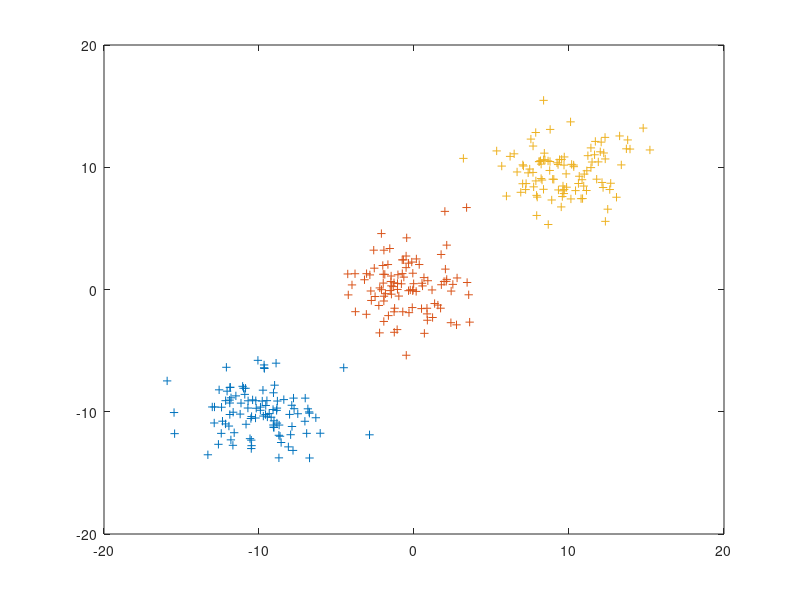

Write MATLAB code to recreate this figure. (Note: this script raises an error after producing the figure.)
%%
clear 
clc 
close all
%% generate data for 3 classes
x=[];
y=[];

figure(1)
i=1;
for mu=[-10 0 10]
mu1=[mu,mu];
sigma1 = [4 0; 0 3];
R = mvnrnd(mu1,sigma1,100);
plot(R(:,1),R(:,2),'+')
hold on

x=[x;R];
y0=zeros(100,3);
y0(:,i)=1;
y=[y;y0];
i=i+1;
end
axis([-20 20 -20 20])
x=[ones(size(x,1),1) x];

%% regression, middle set is mask by the other
b=pinv(x)*y;
% y_hat=x*b;
% % figure(2)
% % plot(y_hat,'-.');
figure(3)
fcontour(@(x,y)myfun(x,y,b),[-20,20],'-k','MeshDensity',400,'fill','on')
%% LDA
%mean
m1 = mean(x(1:100,2:3));
m2 = mean(x(101:200,2:3));
m3 = mean(x(201:300,2:3));
% s
s1= (x(1:100,2:3)-repmat(m1,100,1))'*(x(1:100,2:3)-repmat(m1,100,1));
s2= (x(101:200,2:3)-repmat(m2,100,1))'*(x(101:200,2:3)-repmat(m2,100,1));
s3= (x(201:300,2:3)-repmat(m3,100,1))'*(x(201:300,2:3)-repmat(m3,100,1));
s=(s1+s2+s3)/(300-3);
figure(4)
fcontour(@(x,y)myLDA(x,y,m1,m2,m3,s),[-20,20],'-k','MeshDensity',400,'fill','on')
%%
function yindex=myfun(x,y,b)
[~,yindex]=max([ones(size(x,1),1) x y]*b,[],2);
end

function yindex = myLDA(x,y,m1,m2,m3,s)
d1=[x,y]/s*m1'-0.5*m1/s*m1'+log(1/3);
d2=[x,y]/s*m2'-0.5*m2/s*m2'+log(1/3);
d3=[x,y]/s*m3'-0.5*m3/s*m3'+log(1/3);
[~,yindex]=max([d1 d2 d3],[],2);
end